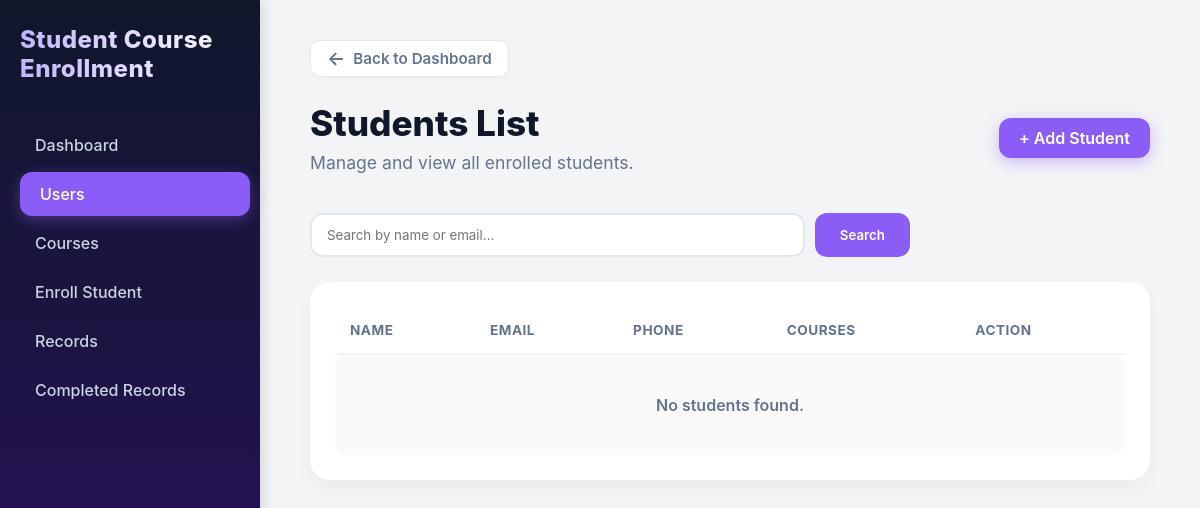
The app's page /users/, older data.
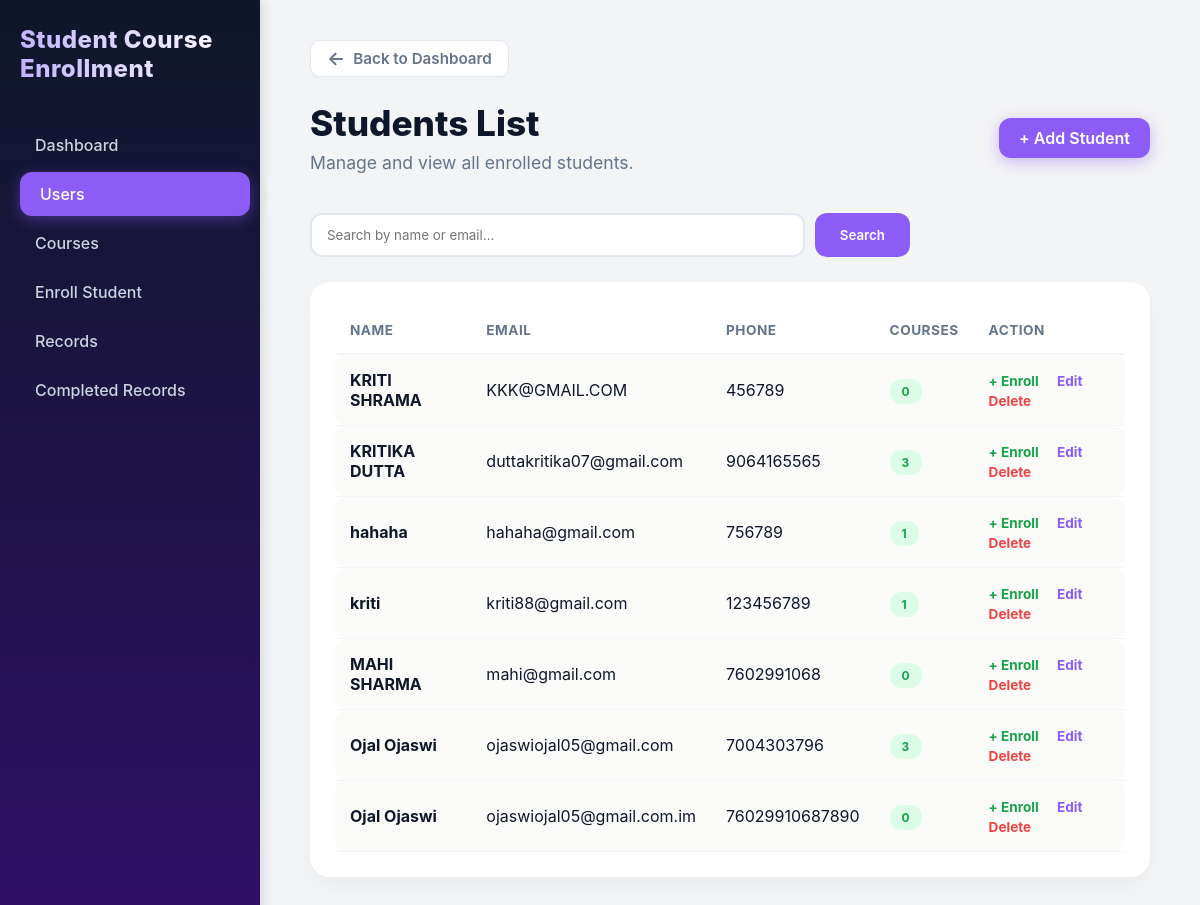
The same page, newer data.
### students/models.py (models this page shows, shortened)
class Student(models.Model):
    name = models.CharField(max_length=100)
    email = models.EmailField(unique=True)
    phone = models.CharField(max_length=15)
    courses = models.CharField(max_length=200, blank=True)

### students/views.py (the view)
# urls.py: path('users/', views.users, name='students_list'),
def users(request):
    query = request.GET.get('q')
    students = Student.objects.annotate(course_count=Count('enrollment'))
    if query:
        students = students.filter(name__icontains=query) | \
                   students.filter(email__icontains=query)
    return render(request, 'students/users.html', {
        'students': students,
        'query': query
    })

### students/templates/students/users.html (shortened to what the changed rows need)
{% extends 'students/base.html' %}
{% block content %}
    <header class="content-header" style="margin-bottom: 40px; display: flex; justify-content: space-between; align-items: center;">
        <div>
            <h1 style="font-size: 2.2rem; margin-bottom: 8px; font-weight: 800; color: #0f172a;">Students List</h1>
        </div>
    </header>
    <div class="table-container" style="background: white; padding: 25px; border-radius: 20px; box-shadow: var(--shadow-float);">
        <table class="activity-table" style="width: 100%; border-collapse: collapse;">
            <thead>
                <tr style="text-align: left; border-bottom: 2px solid #f1f5f9;">
                    <th style="padding: 15px; color: #64748b;">NAME</th>
                    <th style="padding: 15px; color: #64748b;">EMAIL</th>
                    <th style="padding: 15px; color: #64748b;">PHONE</th>
                    <th style="padding: 15px; color: #64748b;">COURSES</th>
                    <th style="padding: 15px; color: #64748b;">ACTION</th>
                </tr>
            </thead>
            <tbody>
                {% for student in students %}
                <tr style="border-bottom: 1px solid #f1f5f9;">
                    <td style="padding: 15px; font-weight: 700; color: #0f172a;">{{ student.name }}</td>
                    <td style="padding: 15px;">{{ student.email }}</td>
                    <td style="padding: 15px;">{{ student.phone }}</td>
                    <td style="padding: 15px;">
                        <span class="badge" style="background: #dcfce7; color: #16a34a; padding: 5px 12px; border-radius: 12px; font-weight: 700;">
                            {{ student.course_count|default:"0" }}
                        </span>
                    </td>
                    <td style="padding: 15px;">
                        <a href="{% url 'enroll_student' %}?student={{ student.id }}"
                           style="color: #16a34a; text-decoration: none; font-weight: 700; font-size: 0.85rem; margin-right: 15px;">
                           + Enroll
                        </a>
                        <a href="{% url 'edit_student' student.id %}"
                           style="color: var(--accent-pop); text-decoration: none; font-weight: 700; font-size: 0.85rem; margin-right: 15px;">
                           Edit
                        </a>
                        <a href="{% url 'delete_student' student.id %}"
                           style="color: #ef4444; text-decoration: none; font-weight: 700; font-size: 0.85rem;"
                           onclick="return confirm('Delete this student?')">
                           Delete
                        </a>
                    </td>
                </tr>
                {% empty %}
                <tr>
                    <td colspan="5" style="text-align: center; padding: 40px; color: #64748b;">
                        No students found.
                    </td>
                </tr>
                {% endfor %}
            </tbody>
        </table>
    </div>
{% endblock %}

Row changes from the older to the newer data that the page shows:
added Student: name "KRITI SHRAMA", email "KKK@GMAIL.COM", phone "456789", course_count "0"
added Student: name "KRITIKA DUTTA", email "duttakritika07@gmail.com", phone "9064165565", course_count "3"
added Student: name "hahaha", email "hahaha@gmail.com", phone "756789", course_count "1"
added Student: name "kriti", email "kriti88@gmail.com", phone "123456789", course_count "1"
added Student: name "MAHI SHARMA", email "mahi@gmail.com", phone "7602991068", course_count "0"
added Student: name "Ojal Ojaswi", email "ojaswiojal05@gmail.com", phone "7004303796", course_count "3"
added Student: name "Ojal Ojaswi", email "ojaswiojal05@gmail.com.im", phone "76029910687890", course_count "0"
Text that changed along with them:
text no longer shown: "No students found."
